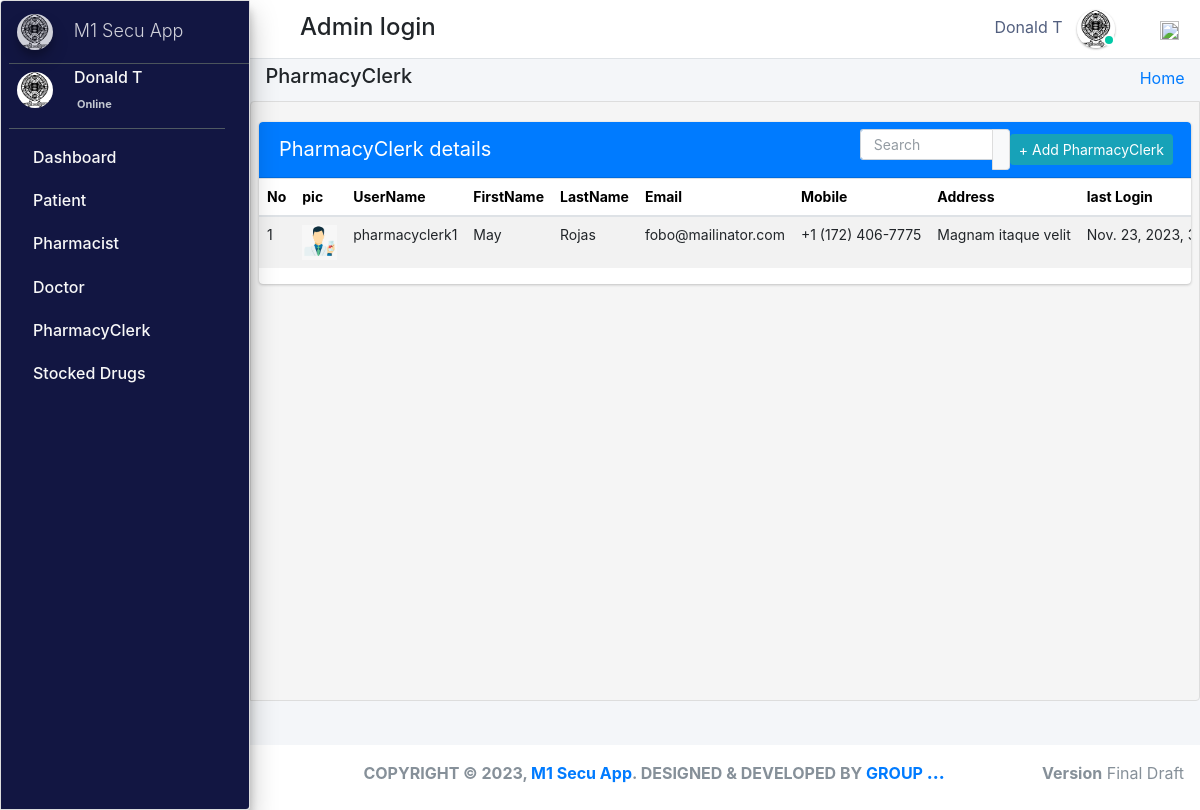
/admin_user/admin_user/manage_pharmacyClerk/ (signed in), run on an earlier commit of the app's database.
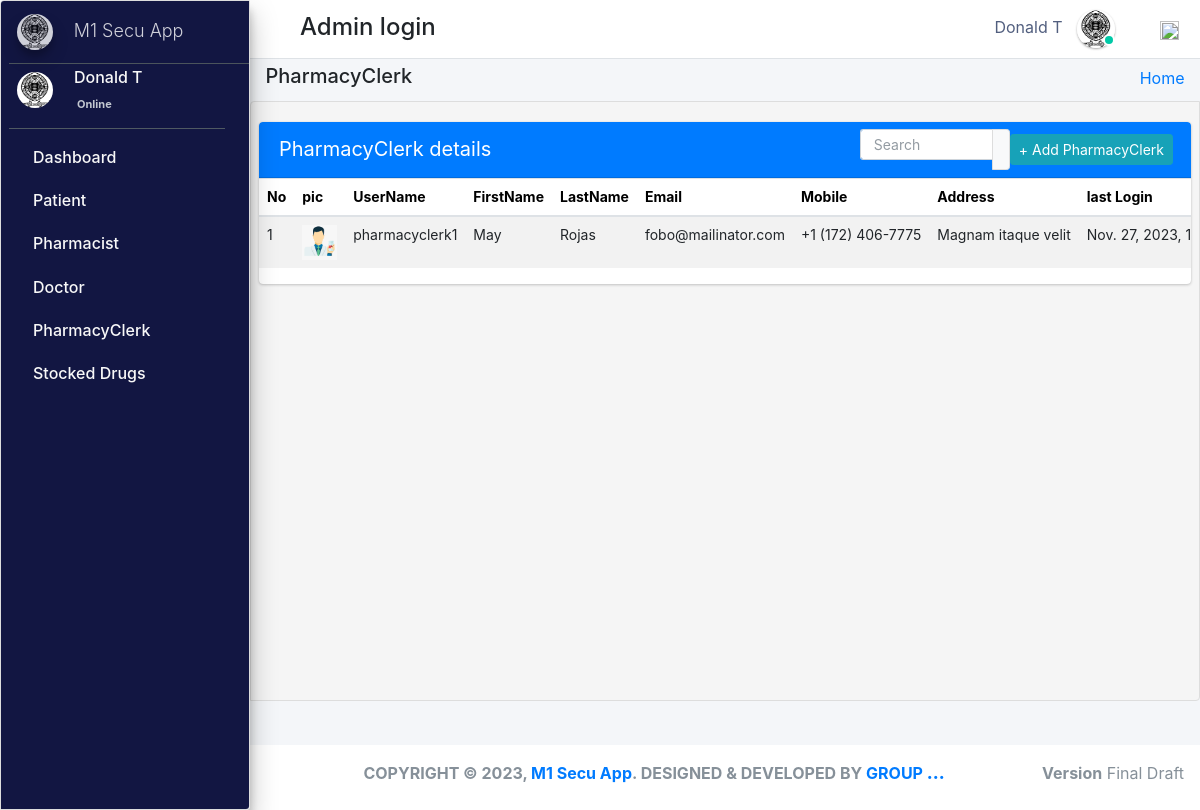
And on a later commit of the database.
### pharmacy/models.py (models this page shows, shortened)
class CustomUser(AbstractUser):
    user_type_data = ((1, "AdminHOD"), (2, "Pharmacist"), (3, "Doctor"), (4, "PharmacyClerk"),(5, "Patients"))
    user_type = models.CharField(default=1, choices=user_type_data, max_length=10)

class AdminHOD(models.Model):
    gender_category=(
        ('Male','Male'),
        ('Female','Female'),
    )
    admin = models.OneToOneField(CustomUser,null=True, on_delete = models.CASCADE)
    emp_no= models.CharField(max_length=100,null=True,blank=True)
    gender=models.CharField(max_length=100,null=True,choices=gender_category)
    mobile=models.CharField(max_length=10,null=True,blank=True)
    address=models.CharField(max_length=300,null=True,blank=True)
    profile_pic=models.ImageField(default="admin.png",null=True,blank=True)
    created_at = models.DateTimeField(auto_now_add=True)
    updated_at = models.DateTimeField(auto_now=True)
    date_employed=models.DateTimeField(auto_now_add=True, auto_now=False)
    objects = models.Manager()

class PharmacyClerk(models.Model):
    gender_category=(
        ('Male','Male'),
        ('Female','Female'),
    )
    admin = models.OneToOneField(CustomUser,null=True, on_delete = models.CASCADE)
    emp_no=models.CharField(max_length=100,null=True,blank=True)
    gender=models.CharField(max_length=100,null=True,choices=gender_category)
    mobile=models.CharField(max_length=10,null=True,blank=True)
    address=models.CharField(max_length=300,null=True,blank=True)
    profile_pic=models.ImageField(default="images2.png",null=True,blank=True)
    age= models.IntegerField(default='0', blank=True, null=True)
    created_at = models.DateTimeField(auto_now_add=True)
    updated_at = models.DateTimeField(auto_now=True)
    objects = models.Manager()

### pharmacy/HODViews.py (the view)
# urls.py: path('admin_user/admin_user/manage_pharmacyClerk/',HODViews.managePharmacyClerk,name='manage_pharmacyClerk'),
def managePharmacyClerk(request):
    staffs = PharmacyClerk.objects.all()
    context = {
        "staffs": staffs,
         "title":"Manage PharmacyClerk"
    }
    return render(request,'hod_templates/manage_pharmacyClerk.html',context)

### pharmacy/LoginCheckMiddleWare.py (called while the page is built, shortened)
    def process_view(self, request, view_func, view_args, view_kwargs):
        modulename = view_func.__module__
        user = request.user
        if user.is_authenticated:
            if user.user_type == "1":
                if modulename == "pharmacy.HODViews":
                    pass
                elif modulename == "":
                    pass
                elif modulename == "pharmacy.views" or modulename == "django.views.static":
                    pass
                else:
                    pass
            else:
                return redirect("login")
        else:
            if request.path == reverse("login"):
                pass
            else:
                return redirect("login")

### pharmacy/templates/hod_templates/manage_pharmacyClerk.html (shortened to what this page needs)
{% extends 'hod_templates/base_template.html'%} {% block page_title %}
<h5>PharmacyClerk</h5>
{% endblock page_title %} {% block main_content %}
<section class="content">
    <div class="row">
        <div class="col-md-12">
            <div class="card card-primary sc">
                <div class="card-header">
                    <span>PharmacyClerk details</span>
                    <div class="card-tools d-flex">
                        <div class="input-group input-group-sm" style="width: 150px;">
                            <input type="text" name="search" class="form-control float-right" placeholder="Search" id="pple">
                            <div class="input-group-append">
                                <button type="submit" class="btn btn-default"></button>
                            </div>
                        </div>
                        <a class="btn btn-sm btn-info mr-2" href="{% url 'add_pharmacyClerk' %}" role="button">+ Add PharmacyClerk</a>
                    </div>
                </div>
                <table class="table" id="plist">
                    <thead>
                        <tr>
                            <th>No</th>
                            <th>pic</th>
                            <th>UserName</th>
                            <th>FirstName</th>
                            <th>LastName</th>
                            <th>Email</th>
                            <th>Mobile</th>
                            <th>Address</th>
                            <th>last Login</th>
                        </tr>
                    </thead>
                    <tbody>
                        {% for staff in staffs %}
                        <tr class="hov">
                            <td>{{staff.id}}</td>
                            <td> <img src="{{staff.profile_pic.url}}" class="" width="35" height="35" alt=""></td>
                            <td>{{staff.admin.username}}</td>
                            <td>{{staff.admin.first_name}}</td>
                            <td>{{staff.admin.last_name}}</td>
                            <td>{{staff.admin.email}}</td>
                            <td>{{staff.mobile}}</td>
                            <td>{{staff.address}}</td>
                            <td>{{staff.admin.last_login}}</td>
                        </tr>
                        {% endfor %}
                    </tbody>
                </table>
            </div>
        </div>
    </div>
</section>
{% endblock %}

### pharmacy/templates/hod_templates/base_template.html (shortened to what this page needs)
{% extends 'base_file.html' %} {% block htm %}
<body class="hold-transition sidebar-mini layout-fixed">
    <div class="wrapper">
        <nav class="main-header navbar navbar-expand navbar-white navbar-light">
            <ul class="navbar-nav">
                <li class="nav-item">
                    <a class="nav-link" data-widget="pushmenu" href="#" role="button"></a>
                </li>
            </ul>
            <h4 style="margin-left: 10px; margin-top: 5px;">Admin login </h4>
            <ul class="navbar-nav ml-auto">
                <li class="mx-3">
                    <a href="#" class="sm-submenu-with-image a">
                        <span>{{user.first_name}}  {{user.last_name}}</span>
                        <img src="{{request.user.adminhod.profile_pic.url}}" class="img-circle elevation-1" width="38" height="38" alt="">
                        <span class="avatar-status avatar-sm-status avatar-status-success"></span>
                    </a>
                </li>
                <li class="nav-item dropdown ml-3 low">
                    <a href="#" class="btn btn-outlined btn-black text-muted bg-transparent " data-toggle="dropdown" aria-expanded="false" data-wow-delay="0.7s"><img src="https://img.icons8.com/ios/50/000000/settings.png" width="19" height="19">
                    </a>
                </li>
            </ul>
        </nav>
        {% include 'hod_templates/sidebar.html'%}
        <div class="content-wrapper">
            <div class="content-header">
                <div class="container-fluid">
                    <div class="row ">
                        <div class="col-sm-6">
                            <h1 class="m-0 text-dark">
                                {% block page_title %} {% endblock page_title %}
                            </h1>
                        </div>
                        <div class="col-sm-6 ">
                            <ol class="breadcrumb float-sm-right">
                                <li class="breadcrumb-item"><a href="">Home</a></li>
                            </ol>
                        </div>
                    </div>
                </div>
            </div>
            {% block main_content %} {% endblock main_content %}
        </div>
        {% include 'hod_templates/footer.html'%}
    </div>
    {% endblock htm %}

### pharm/pharmacy/templates/base_file.html (shortened to what this page needs)
{% load static %}
<!DOCTYPE html>
<html lang="en">
<head>
    <link rel="stylesheet" href="{% static 'css/bootstrap.min.css'%}">
    <link rel="stylesheet" href="{% static 'css/main.css'%}">
    <link rel="stylesheet" href="{% static 'css/profile.css'%}">
    <link rel="stylesheet" href="{% static " fontawesome-free/css/all.min.css " %}">
    <link rel="stylesheet" href="https://code.ionicframework.com/ionicons/2.0.1/css/ionicons.min.css">
    <link rel="stylesheet" href="{% static 'dist/css/adminlte.css'  %}">
    <link rel="stylesheet" href="{% static 'pace-progress/themes/black/pace-theme-flat-top.css' %}">
    <link rel="stylesheet" href="{% static 'datatables-bs4/css/dataTables.bootstrap4.min.css'%}">
    <link rel="stylesheet" href="{% static 'datatables-responsive/css/responsive.bootstrap4.min.css'%}">
    <link rel="stylesheet" href="{% static 'datatables-buttons/css/buttons.bootstrap4.min.css'%}">
    <link rel="stylesheet" href="{% static 'css/select2.css' %}">
    <link href="{% static 'jquery-ui2/jquery-ui.min.css' %}" rel="stylesheet">
    <link href="{% static 'jquery-ui2/jquery-ui.structure.min.css' %}" rel="stylesheet">
    <link href="{% static 'jquery-ui2/jquery-ui.theme.min.css' %}" rel="stylesheet">
</head>
{% block htm %} {% endblock htm%}
</body>
</html>

### pharmacy/templates/hod_templates/sidebar.html (shortened to what this page needs)
<aside class="main-sidebar sidebar-dark-primary elevation-4">
    <a href="" class="brand-link ml-2">
        <img src="{{request.user.adminhod.profile_pic.url}}" alt="" width="36" height="36" class=" img-circle elevation-3" style="opacity: .8">
        <span class="brand-text font-weight-light mt-1 ml-3 mmust">M1 Secu App</span>
    </a>
    <div class="sidebar">
        <div class="user-panel mr-3">
            <div class="pull-left image sm-submenu-with-image a ml-2 ">
                <img src="{{request.user.adminhod.profile_pic.url}}" class="img-circle mt-2" width="36" height="36" alt="User Image">
            </div>
            <div class="pull-left info">
                <p>{{user.first_name}} {{user.last_name}}</p>
                <a href="#"> Online</a>
            </div>
        </div>
        <nav class="mt-2">
            <ul class="nav nav-pills nav-sidebar flex-column" data-widget="treeview" role="menu" data-accordion="false">
                <li class="nav-item">
                    <a href="{% url  'admin_dashboard' %}" class="nav-link">
                        <p>
                            Dashboard
                        </p>
                    </a>
                </li>
                <li class="nav-item">
                    <a href="#" class="nav-link">
                        <p>
                            Patient
                        </p>
                    </a>
                </li>
                <li class="nav-item">
                    <a href="#" class="nav-link">
                        <p>
                            Pharmacist
                        </p>
                    </a>
                </li>
                <li class="nav-item">
                    <a href="#" class="nav-link">
                        <p>
                            Doctor
                        </p>
                    </a>
                </li>
                <li class="nav-item">
                    <a href="#" class="nav-link">
                        <p>
                            PharmacyClerk
                        </p>
                    </a>
                </li>
                <li class="nav-item">
                    <a href="#" class="nav-link">
                        <p>
                            Stocked Drugs
                        </p>
                    </a>
                </li>
            </ul>
        </nav>
    </div>
</aside>

### pharmacy/templates/hod_templates/footer.html
<footer class="main-footer pt-3 text-center">
    <strong>COPYRIGHT &copy; {% now "Y" %}, <a href="#">M1 Secu App</a>. DESIGNED & DEVELOPED BY <a href="#">GROUP <b>...</b></a></strong>
    <div class="float-right d-none d-sm-inline-block">
        <b>Version</b> Final Draft
    </div>
</footer>

### static/css/main.css (style rules this page uses)
html { font-family: sans-serif; line-height: 1.15; -webkit-text-size-adjust: 100%; -webkit-tap-highlight-color: transparent; }
body { overflow-y: hidden; overflow-x: hidden; font-family: -apple-system, BlinkMacSystemFont, "Segoe UI", Roboto, "Helvetica Neue", Arial, "Noto Sans", sans-serif, "Apple Color Emoji", "Segoe UI Emoji", "Segoe UI Symbol", "Noto Color Emoji" !important; }
th { color: rgb(0, 0, 0); font-size: 14px !important; }
.content { background-color: #f5f5f5; border: 1px solid #dddddd; border-radius: 4px 0px 4px 0px; left: -1px; padding: 10px 7px 5px; }
.main-sidebar { background: #ffffff; border: 1px solid #dddddd; border-radius: 4px 0px 4px 0px; font-weight: bold; }
.content { height: 75vh; overflow-y: scroll; overflow-x: hidden; }
.sc { white-space: nowrap; display: block; overflow-x: hidden !important; }
.content .row { margin-top: 20px !important; }
.main-sidebar { background-color: #121642 !important; color: white !important; }
.main-sidebar p { color: #f8f8f8 !important; font-weight: 500 !important }
td { font-size: 14px !important; }
.hov { transition: transform .5s; }
.avatar-status { position: absolute; bottom: 12px; right: 75.4px; display: -ms-inline-flexbox; display: inline-flex; -ms-flex-negative: 0; flex-shrink: 0; -ms-flex-pack: center; justify-content: center; -ms-flex-align: center; align-items: center; white-space: nowrap; text-align: center; vertical-align: baseline; font-weight: 600; border: .125rem solid #fff; width: 12px; height: 12px; line-height: 1; font-size: .71094rem; border-radius: 50%; }
.avatar-status-success { color: #fff; background-color: #00c9a7; }
.card-header span { font-size: 20px !important; }
.table>tbody>tr>td, .table>tbody>tr>th, .table>tfoot>tr>td, .table>tfoot>tr>th, .table>thead>tr>td, .table>thead>tr>th { padding: 8px; line-height: 1.42857143; vertical-align: top; }
.pull-left { float: left; }
.pull-left { float: left!important; }
.user-panel>.info { padding: 5px 5px 5px 15px; line-height: 1; position: absolute; left: 55px; }
.user-panel>.info>p { font-weight: 600; margin-bottom: 9px; }
p { margin: 0 0 10px; }
.user-panel { padding-bottom: 20px; }
.user-panel:after { clear: both; }
.user-panel:before, .user-panel:after { content: " "; display: table; }
.user-panel>.info>a { text-decoration: none; padding-right: 5px; margin-top: 3px; font-size: 11px; overflow: hidden; white-space: nowrap; }
.mmust { overflow: hidden; white-space: nowrap; font-size: 18px; }
.table { background: white !important; }
.container-fluid { width: 100%; padding-right: 15px; padding-left: 15px; margin-right: auto; margin-left: auto; }
.row { display: flex; flex-wrap: wrap; margin-right: -15px; margin-left: -15px; }
.d-flex { display: flex !important; z-index: 44; }
.d-flex { display: flex !important; }
input { text-indent: 5px !important; }
input::placeholder { text-indent: 5px !important; }
.table tbody tr:nth-of-type(odd) { background-color: rgba(0, 0, 0, .05) !important; }
.table tbody tr:nth-of-type(odd) { background-color: rgba(197, 197, 197, 0.05) !important; }
.main-footer { height: 65px !important; background: #ffffff; border-top: none !important; color: #869099; font-size: 1.0rem !important; }
.img-circle { border-radius: 50%; }
.content-wrapper .content-header { padding: 5px 0.5rem !important; }

### static/css/profile.css (style rules this page uses)
li { list-style-type: none ! }
.form-control { font-size: .875rem; }
.input-group { transition: all .15s ease; border-radius: .375rem; box-shadow: none; }
.input-group .form-control { box-shadow: none; }
.input-group .form-control:not(:last-child) { padding-right: 0; border-right: 0; }
.navbar-nav span { color: #525f7f !important; margin-right: 10px !important; }
body { font-family: 'Rubik', sans-serif; height: 100% !important; }
input { text-indent: 5px !important; }
input::placeholder { text-indent: 5px !important; }
.table tbody tr:nth-of-type(odd) { background-color: rgba(0, 0, 0, .05) !important; }

What changed in the data, as far as the page shows it:
changed through a linked row, PharmacyClerk "Magnam itaque velit": admin.last_login "Nov. 23, 2023,…" → "Nov. 27, 2023,…"
